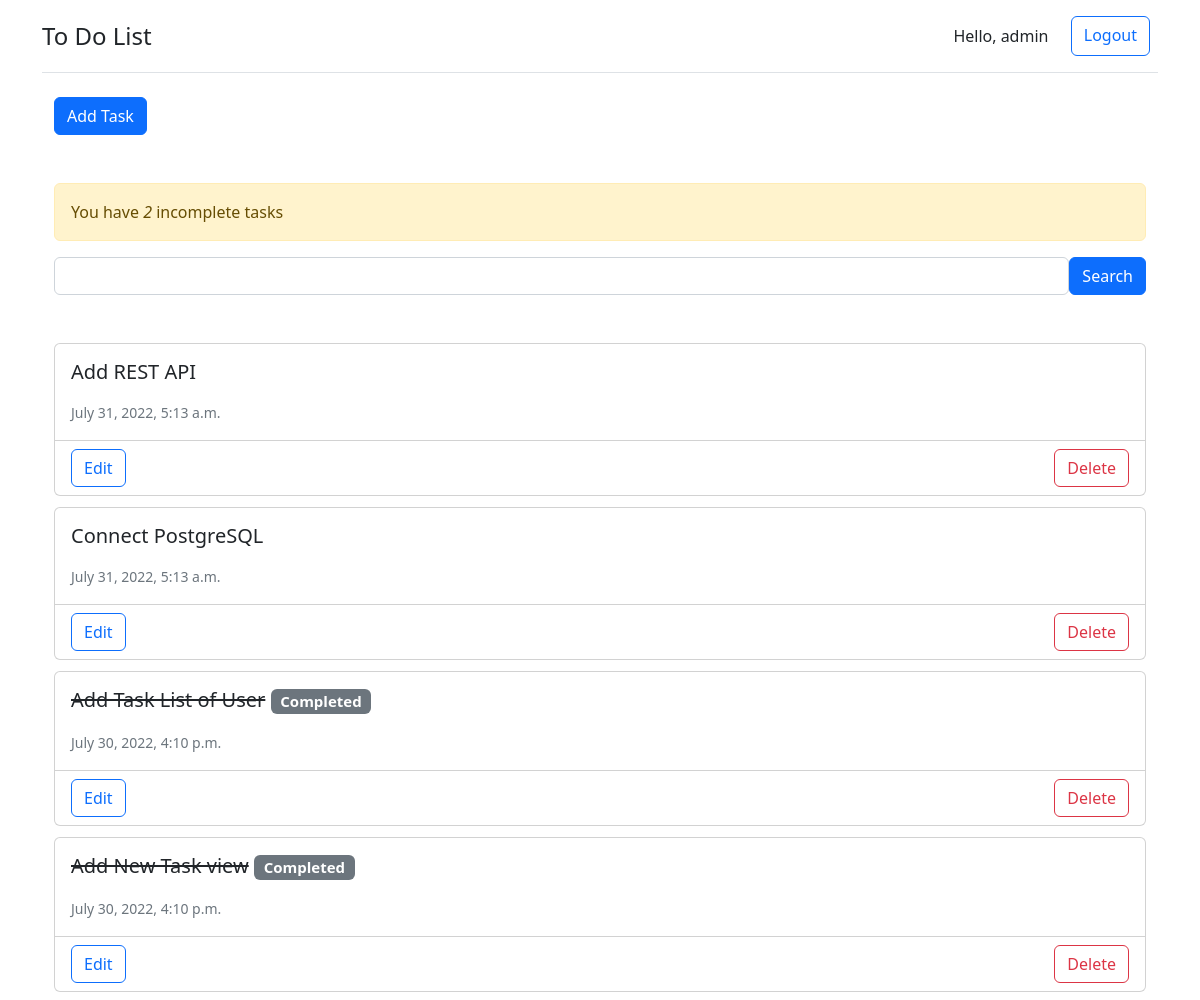
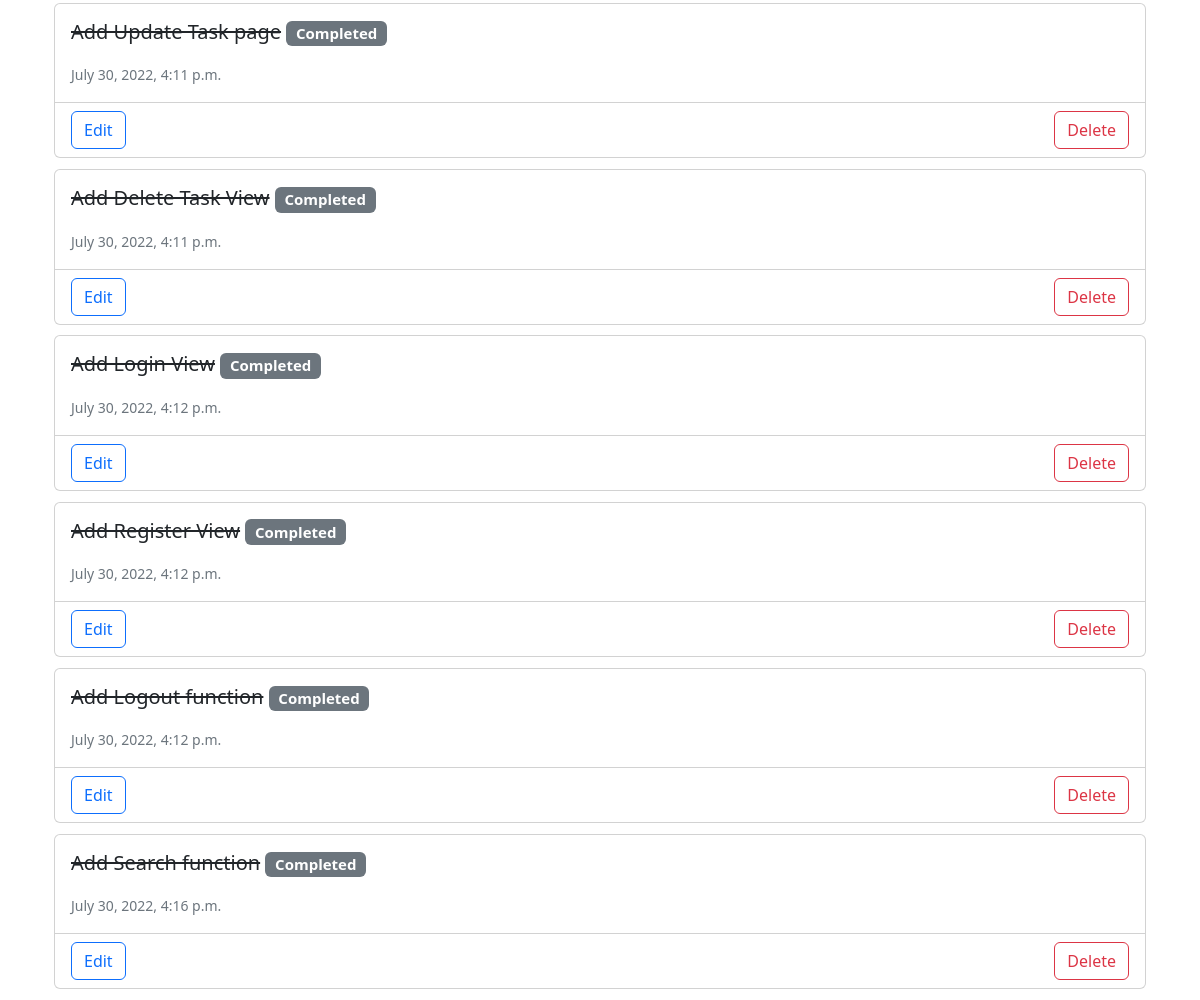
The app's page / (signed in) with its own data (2 pictures, top to bottom).
### todo_list/models.py (models this page shows)
class Task(models.Model):
    user = models.ForeignKey(User, on_delete=models.CASCADE, null=True, blank=True)
    create = models.DateTimeField(auto_now_add=True)
    title = models.CharField(max_length=200)
    description = models.TextField(null=True, blank=True)
    completed = models.BooleanField(default=False)
    class Meta:
        ordering = ['completed']
    def __str__(self):
        return self.title

### todo_list/views.py (the view)
class TaskListView(LoginRequiredMixin, ListView):
    model = Task
    template_name = 'todo_list/task_list.html'
    context_object_name = 'tasks'
    def get_context_data(self, **kwargs):
        context = super().get_context_data(**kwargs)
        context['tasks'] = context['tasks'].filter(user=self.request.user)
        context['count'] = context['tasks'].filter(completed=False).count()
        search_input = self.request.GET.get('search') or ''
        if search_input:
            context['tasks'] = context['tasks'].filter(title__icontains=search_input)
        context['search_input']=search_input
        return context

### todo_list/templates/todo_list/task_list.html (shortened to what this page needs)
{% extends 'todo_list/main.html' %}
{% block content %}
<div class="container">
    <div class="mb-5">
        <a class="btn btn-primary" href="{% url 'task-create' %}">Add Task</a>
    </div>
    <div class="alert alert-warning" role="alert">
        You have <i>{{count}}</i> incomplete task{{ count|pluralize:"s" }}
    </div>
    <div class="mb-5">
        <form method="get">
            <div class="d-flex justify-content-between">
                <input class="form-control" type="text" name="search" value="{{search_input}}">
                <input class="btn btn-primary" type="submit" value="Search">
            </div>
        </form>
    </div>
    <div>
        {% for task in tasks %}
        <div class="card" style="margin: 1% 0; ">
            <div class="card-body">
                <h5 class="card-title">
                    {% if task.completed %}
                    <s>{{task}}</s> <span class="badge bg-secondary">Completed</span>
                    {% else %}
                    {{task}}
                    {% endif %}
                </h5>
                <p class="card-text"><small class="text-muted">{{task.create}}</small></p>
            </div>
            <div class="card-footer bg-transparent d-flex justify-content-between">
                <a class="btn btn-outline-primary" href="{% url 'task-update' task.id %}">Edit</a>
                <a class="btn btn-outline-danger" href="{% url 'task-delete' task.id %}">Delete</a>
            </div>
        </div>
        {% empty %}
        <div class="alert alert-success" role="alert">
            No task in list
        </div>
        {% endfor %}
    </div>
</div>
{% endblock content %}

### todo_list/templates/todo_list/main.html (shortened to what this page needs)
<!DOCTYPE html>
<html lang="en">
<head>
    <link href="https://cdn.jsdelivr.net/npm/bootstrap@5.2.0/dist/css/bootstrap.min.css" rel="stylesheet"
>
</head>
<body>
    <div class="container">
        <header class="d-flex flex-wrap justify-content-center py-3 mb-4 border-bottom">
            <a href="{% url 'tasks' %}"
                class="d-flex align-items-center mb-3 mb-md-0 me-md-auto text-dark text-decoration-none">
                <span class="fs-4">To Do List</span>
            </a>
            {% if request.user.is_authenticated %}
            <div class="navbar-text" style="margin: 0 2%">Hello, {{ request.user }}</div>
            <a class="btn btn-outline-primary me-2" href="{% url 'logout' %}">Logout</a>
            {% else %}
            <a class="btn btn-outline-primary me-2" href="{% url 'login' %}">Login</a>
            {% endif %}
        </header>
        {% block content %}
        {% endblock content %}
    </div>
</body>
</html>

### records on screen
Task: title "Add REST API", create "July 31, 2022, 5:13 a.m."
Task: title "Connect PostgreSQL", create "July 31, 2022, 5:13 a.m."
Task: title "Add Task List of User", create "July 30, 2022, 4:10 p.m."
Task: title "Add New Task view", create "July 30, 2022, 4:10 p.m."
Task: title "Add Update Task page", create "July 30, 2022, 4:11 p.m."
Task: title "Add Delete Task View", create "July 30, 2022, 4:11 p.m."
Task: title "Add Login View", create "July 30, 2022, 4:12 p.m."
Task: title "Add Register View", create "July 30, 2022, 4:12 p.m."
Task: title "Add Logout function", create "July 30, 2022, 4:12 p.m."
Task: title "Add Search function", create "July 30, 2022, 4:16 p.m."

### other values on screen
{{ request.user }} "admin"
{{ count }} "2"
